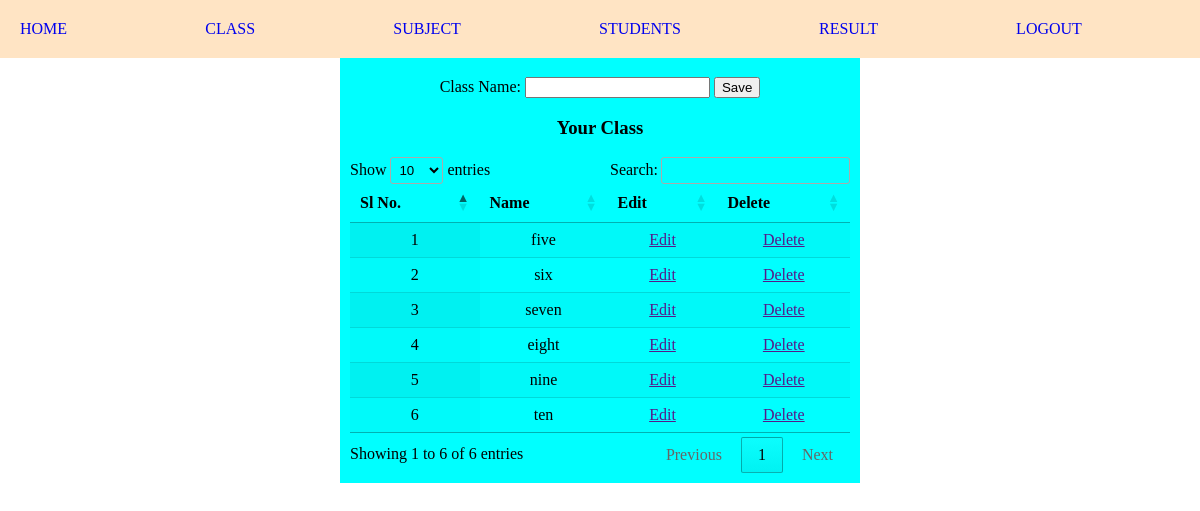
Screenshot of /admin/class.php (signed in) with the database file from the repository.
### tables this page shows
CREATE TABLE `classes` (
  `id` int(11) NOT NULL,
  `class` varchar(11) NOT NULL,
  `class_in_num` int(11) NOT NULL
);

### admin/class.php (the view, shortened to what this page needs)
<?php include 'conn.php';
include 'header.php';
?>
	<div class="class">
		<form method="post" >
		<h2>Create Student Class</h2>
		Class Name:
		<input type="text" name="class" required>
		<button type="submit" name="submit">Save</button>
	</form>
		<h3>Your Class</h3>
		<table id="example" class="display" style="width:100%">
	<thead>
        <tr>
			<th>Sl No.</th>
			<th>Name</th>
			<th>Edit</th>
			<th>Delete</th>
		</tr>
		</thead>
			<tbody>
		<?php
		$n = 0;
		$sql = "SELECT * FROM `classes`";
		$result = mysqli_query($con, $sql);
		while($row = mysqli_fetch_assoc($result)){
         $n++;
		?>
		<tr>
        <td><?php echo $n ?></td>
		<td> <?= $row['class'] ?></td>
		<td><a href="">Edit</a></td>
		<td><a href="">Delete</a></td>
	     </tr>
		<?php
         }
		?>
	     </tbody>
	 </table>
	</div>
</body>
</html>

### admin/style.css (style rules this page uses)
body { margin:0px; }
.class, .classList { margin:auto; background:aqua; height:100%; width:500px; text-align:center; padding: 10px; }

### rows the page displays
classes: class "five"
classes: class "six"
classes: class "seven"
classes: class "eight"
classes: class "nine"
classes: class "ten"
